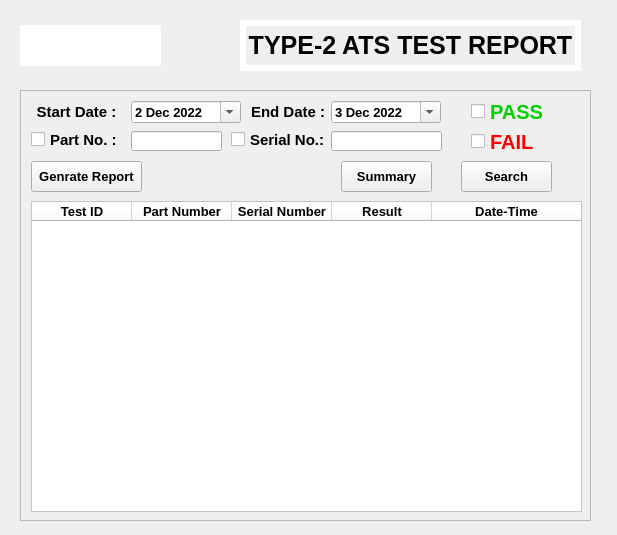
<?xml version="1.0" encoding="UTF-8"?>
<ui version="4.0">
 <class>Form</class>
 <widget class="QWidget" name="Form">
  <property name="geometry">
   <rect>
    <x>0</x>
    <y>0</y>
    <width>617</width>
    <height>535</height>
   </rect>
  </property>
  <property name="font">
   <font>
    <pointsize>10</pointsize>
    <weight>75</weight>
    <bold>true</bold>
   </font>
  </property>
  <property name="windowTitle">
   <string>ATS Report</string>
  </property>
  <property name="windowIcon">
   <iconset>
    <normaloff>../images/icon.png</normaloff>../images/icon.png</iconset>
  </property>
  <property name="styleSheet">
   <string notr="true"/>
  </property>
  <widget class="QLabel" name="label">
   <property name="geometry">
    <rect>
     <x>240</x>
     <y>20</y>
     <width>341</width>
     <height>51</height>
    </rect>
   </property>
   <property name="sizePolicy">
    <sizepolicy hsizetype="Expanding" vsizetype="Expanding">
     <horstretch>0</horstretch>
     <verstretch>0</verstretch>
    </sizepolicy>
   </property>
   <property name="font">
    <font>
     <pointsize>19</pointsize>
     <weight>75</weight>
     <bold>true</bold>
    </font>
   </property>
   <property name="styleSheet">
    <string notr="true">border: 6px solid white;</string>
   </property>
   <property name="text">
    <string>TYPE-2 ATS TEST REPORT</string>
   </property>
   <property name="alignment">
    <set>Qt::AlignCenter</set>
   </property>
  </widget>
  <widget class="QLabel" name="label_2">
   <property name="geometry">
    <rect>
     <x>20</x>
     <y>25</y>
     <width>141</width>
     <height>41</height>
    </rect>
   </property>
   <property name="font">
    <font>
     <pointsize>14</pointsize>
     <weight>75</weight>
     <bold>true</bold>
     <stylestrategy>PreferDefault</stylestrategy>
    </font>
   </property>
   <property name="cursor">
    <cursorShape>ArrowCursor</cursorShape>
   </property>
   <property name="styleSheet">
    <string notr="true">background-color:white</string>
   </property>
   <property name="text">
    <string/>
   </property>
   <property name="pixmap">
    <pixmap>../images/exicome logo.png</pixmap>
   </property>
   <property name="scaledContents">
    <bool>true</bool>
   </property>
   <property name="alignment">
    <set>Qt::AlignCenter</set>
   </property>
  </widget>
  <widget class="QScrollArea" name="scrollArea">
   <property name="geometry">
    <rect>
     <x>20</x>
     <y>90</y>
     <width>571</width>
     <height>431</height>
    </rect>
   </property>
   <property name="widgetResizable">
    <bool>true</bool>
   </property>
   <widget class="QWidget" name="scrollAreaWidgetContents">
    <property name="geometry">
     <rect>
      <x>0</x>
      <y>0</y>
      <width>569</width>
      <height>429</height>
     </rect>
    </property>
    <widget class="QDateEdit" name="startdateEdit">
     <property name="geometry">
      <rect>
       <x>110</x>
       <y>10</y>
       <width>110</width>
       <height>22</height>
      </rect>
     </property>
     <property name="dateTime">
      <datetime>
       <hour>0</hour>
       <minute>0</minute>
       <second>0</second>
       <year>2022</year>
       <month>12</month>
       <day>2</day>
      </datetime>
     </property>
     <property name="minimumDateTime">
      <datetime>
       <hour>0</hour>
       <minute>0</minute>
       <second>0</second>
       <year>2022</year>
       <month>12</month>
       <day>1</day>
      </datetime>
     </property>
     <property name="calendarPopup">
      <bool>true</bool>
     </property>
    </widget>
    <widget class="QDateEdit" name="enddateEdit">
     <property name="geometry">
      <rect>
       <x>310</x>
       <y>10</y>
       <width>110</width>
       <height>22</height>
      </rect>
     </property>
     <property name="dateTime">
      <datetime>
       <hour>0</hour>
       <minute>0</minute>
       <second>0</second>
       <year>2022</year>
       <month>12</month>
       <day>3</day>
      </datetime>
     </property>
     <property name="minimumDateTime">
      <datetime>
       <hour>0</hour>
       <minute>0</minute>
       <second>0</second>
       <year>2022</year>
       <month>9</month>
       <day>14</day>
      </datetime>
     </property>
     <property name="calendarPopup">
      <bool>true</bool>
     </property>
     <property name="timeSpec">
      <enum>Qt::TimeZone</enum>
     </property>
    </widget>
    <widget class="QLabel" name="labelStart">
     <property name="geometry">
      <rect>
       <x>10</x>
       <y>10</y>
       <width>91</width>
       <height>21</height>
      </rect>
     </property>
     <property name="font">
      <font>
       <pointsize>11</pointsize>
       <weight>75</weight>
       <bold>true</bold>
      </font>
     </property>
     <property name="text">
      <string>Start Date :</string>
     </property>
     <property name="alignment">
      <set>Qt::AlignCenter</set>
     </property>
    </widget>
    <widget class="QLabel" name="labelEnd">
     <property name="geometry">
      <rect>
       <x>230</x>
       <y>10</y>
       <width>81</width>
       <height>21</height>
      </rect>
     </property>
     <property name="font">
      <font>
       <pointsize>11</pointsize>
       <weight>75</weight>
       <bold>true</bold>
      </font>
     </property>
     <property name="text">
      <string>End Date :</string>
     </property>
    </widget>
    <widget class="QLineEdit" name="lineEdit">
     <property name="geometry">
      <rect>
       <x>110</x>
       <y>40</y>
       <width>91</width>
       <height>20</height>
      </rect>
     </property>
    </widget>
    <widget class="QLineEdit" name="lineEdit_2">
     <property name="geometry">
      <rect>
       <x>310</x>
       <y>40</y>
       <width>111</width>
       <height>20</height>
      </rect>
     </property>
    </widget>
    <widget class="QCheckBox" name="partcheck">
     <property name="geometry">
      <rect>
       <x>10</x>
       <y>40</y>
       <width>101</width>
       <height>17</height>
      </rect>
     </property>
     <property name="font">
      <font>
       <pointsize>11</pointsize>
       <weight>75</weight>
       <bold>true</bold>
      </font>
     </property>
     <property name="text">
      <string>Part No. :</string>
     </property>
    </widget>
    <widget class="QCheckBox" name="serialcheck">
     <property name="geometry">
      <rect>
       <x>210</x>
       <y>40</y>
       <width>101</width>
       <height>17</height>
      </rect>
     </property>
     <property name="font">
      <font>
       <pointsize>11</pointsize>
       <weight>75</weight>
       <bold>true</bold>
      </font>
     </property>
     <property name="text">
      <string>Serial No.:</string>
     </property>
    </widget>
    <widget class="QCheckBox" name="passcheck">
     <property name="geometry">
      <rect>
       <x>450</x>
       <y>10</y>
       <width>81</width>
       <height>21</height>
      </rect>
     </property>
     <property name="font">
      <font>
       <pointsize>15</pointsize>
       <weight>75</weight>
       <bold>true</bold>
      </font>
     </property>
     <property name="styleSheet">
      <string notr="true">color: rgb(0, 208, 0);</string>
     </property>
     <property name="text">
      <string>PASS</string>
     </property>
    </widget>
    <widget class="QCheckBox" name="failcheck">
     <property name="geometry">
      <rect>
       <x>450</x>
       <y>40</y>
       <width>81</width>
       <height>21</height>
      </rect>
     </property>
     <property name="font">
      <font>
       <pointsize>15</pointsize>
       <weight>75</weight>
       <bold>true</bold>
      </font>
     </property>
     <property name="styleSheet">
      <string notr="true">color: rgb(255, 0, 0);</string>
     </property>
     <property name="text">
      <string>FAIL</string>
     </property>
    </widget>
    <widget class="QPushButton" name="searchcheck">
     <property name="geometry">
      <rect>
       <x>440</x>
       <y>70</y>
       <width>91</width>
       <height>31</height>
      </rect>
     </property>
     <property name="font">
      <font>
       <family>MS Shell Dlg 2</family>
       <pointsize>10</pointsize>
       <weight>75</weight>
       <bold>true</bold>
      </font>
     </property>
     <property name="text">
      <string>Search</string>
     </property>
    </widget>
    <widget class="QPushButton" name="report">
     <property name="geometry">
      <rect>
       <x>10</x>
       <y>70</y>
       <width>111</width>
       <height>31</height>
      </rect>
     </property>
     <property name="font">
      <font>
       <pointsize>10</pointsize>
       <weight>75</weight>
       <bold>true</bold>
      </font>
     </property>
     <property name="text">
      <string>Genrate Report</string>
     </property>
    </widget>
    <widget class="QPushButton" name="summary">
     <property name="geometry">
      <rect>
       <x>320</x>
       <y>70</y>
       <width>91</width>
       <height>31</height>
      </rect>
     </property>
     <property name="font">
      <font>
       <pointsize>10</pointsize>
       <weight>75</weight>
       <bold>true</bold>
      </font>
     </property>
     <property name="text">
      <string>Summary</string>
     </property>
    </widget>
    <widget class="QTableWidget" name="tableWidget">
     <property name="geometry">
      <rect>
       <x>10</x>
       <y>110</y>
       <width>551</width>
       <height>311</height>
      </rect>
     </property>
     <property name="font">
      <font>
       <pointsize>10</pointsize>
       <weight>50</weight>
       <bold>false</bold>
      </font>
     </property>
     <property name="styleSheet">
      <string notr="true">background-color:rgb(255, 255, 255)</string>
     </property>
     <property name="autoScrollMargin">
      <number>16</number>
     </property>
     <property name="alternatingRowColors">
      <bool>true</bool>
     </property>
     <property name="verticalScrollMode">
      <enum>QAbstractItemView::ScrollPerItem</enum>
     </property>
     <property name="gridStyle">
      <enum>Qt::NoPen</enum>
     </property>
     <property name="sortingEnabled">
      <bool>true</bool>
     </property>
     <property name="rowCount">
      <number>0</number>
     </property>
     <attribute name="horizontalHeaderVisible">
      <bool>true</bool>
     </attribute>
     <attribute name="horizontalHeaderCascadingSectionResizes">
      <bool>true</bool>
     </attribute>
     <attribute name="horizontalHeaderMinimumSectionSize">
      <number>100</number>
     </attribute>
     <attribute name="horizontalHeaderHighlightSections">
      <bool>true</bool>
     </attribute>
     <attribute name="horizontalHeaderShowSortIndicator" stdset="0">
      <bool>true</bool>
     </attribute>
     <attribute name="horizontalHeaderStretchLastSection">
      <bool>true</bool>
     </attribute>
     <attribute name="verticalHeaderVisible">
      <bool>true</bool>
     </attribute>
     <attribute name="verticalHeaderCascadingSectionResizes">
      <bool>true</bool>
     </attribute>
     <attribute name="verticalHeaderDefaultSectionSize">
      <number>50</number>
     </attribute>
     <attribute name="verticalHeaderHighlightSections">
      <bool>true</bool>
     </attribute>
     <attribute name="verticalHeaderShowSortIndicator" stdset="0">
      <bool>true</bool>
     </attribute>
     <attribute name="verticalHeaderStretchLastSection">
      <bool>true</bool>
     </attribute>
     <column>
      <property name="text">
       <string>Test ID</string>
      </property>
      <property name="font">
       <font>
        <pointsize>10</pointsize>
        <weight>75</weight>
        <bold>true</bold>
       </font>
      </property>
     </column>
     <column>
      <property name="text">
       <string>Part Number</string>
      </property>
      <property name="font">
       <font>
        <pointsize>10</pointsize>
        <weight>75</weight>
        <bold>true</bold>
       </font>
      </property>
     </column>
     <column>
      <property name="text">
       <string>Serial Number</string>
      </property>
      <property name="font">
       <font>
        <pointsize>10</pointsize>
        <weight>75</weight>
        <bold>true</bold>
       </font>
      </property>
     </column>
     <column>
      <property name="text">
       <string>Result</string>
      </property>
      <property name="font">
       <font>
        <pointsize>10</pointsize>
        <weight>75</weight>
        <bold>true</bold>
       </font>
      </property>
     </column>
     <column>
      <property name="text">
       <string>Date-Time</string>
      </property>
      <property name="font">
       <font>
        <pointsize>10</pointsize>
        <weight>75</weight>
        <bold>true</bold>
       </font>
      </property>
     </column>
    </widget>
   </widget>
  </widget>
  <widget class="QLabel" name="label_3">
   <property name="geometry">
    <rect>
     <x>155</x>
     <y>22</y>
     <width>91</width>
     <height>51</height>
    </rect>
   </property>
   <property name="text">
    <string/>
   </property>
   <property name="pixmap">
    <pixmap>../images/about.png</pixmap>
   </property>
   <property name="scaledContents">
    <bool>true</bool>
   </property>
   <property name="alignment">
    <set>Qt::AlignCenter</set>
   </property>
  </widget>
 </widget>
 <resources/>
 <connections/>
</ui>
